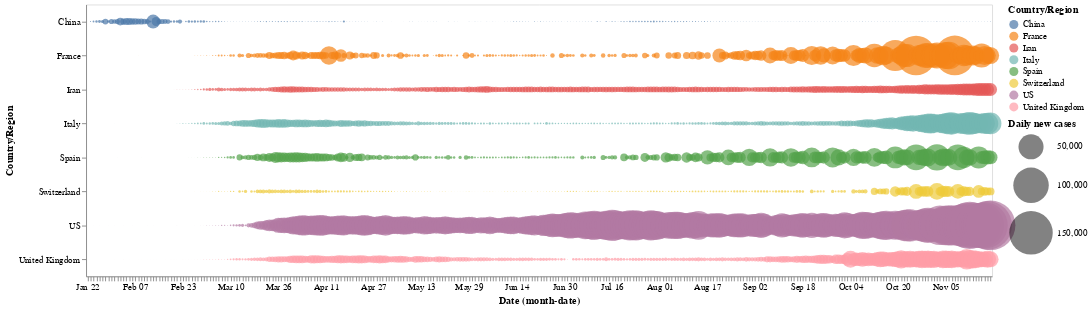

Notebook code for this chart:
### Code cell
alt.Chart(selected_data).mark_circle().encode(
    x='monthdate(Date):O',
    y='Country/Region',
    color='Country/Region',
    size=alt.Size('New cases:Q',
        scale=alt.Scale(range=[0, 3000]),
        legend=alt.Legend(title='Daily new cases')
    ) 
).properties(
    width=1000,
    height=300,
    selection=interval
)

### Figure 1 — Vega-Lite specification as saved in the notebook (floating-point values rounded to 4 significant figures; data arrays with more than 128 entries replaced by an {"elided": "..."} marker saying what was removed)
{"config": {"view": {"continuousWidth": 400, "continuousHeight": 300}}, "data": {"name": "data-df8b748cbde0cc0722599bc26139caf5"}, "mark": "circle", "encoding": {"color": {"type": "nominal", "field": "Country/Region"}, "size": {"type": "quantitative", "field": "New cases", "legend": {"title": "Daily new cases"}, "scale": {"range": [0, 3000]}}, "x": {"type": "ordinal", "field": "Date", "timeUnit": "monthdate"}, "y": {"type": "nominal", "field": "Country/Region"}}, "height": 300, "selection": {"selector001": {"type": "interval"}}, "width": 1000, "$schema": "https://vega.github.io/schema/vega-lite/v4.8.1.json", "datasets": {"data-df8b748cbde0cc0722599bc26139caf5": {"elided": "2432 records"}}}
